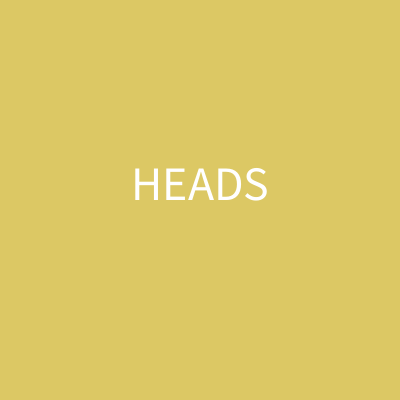
Frame 1 (no input)
Frame 60 (the mouse pressed at the canvas centre just before this capture): identical to frame 1, image omitted
Frame 120 (the mouse held since frame 60 and released just before this capture): identical to frame 1, image omitted

The Processing sketch that drew this single still picture (run headless with seeded random() and noise(); from frame 60 on, the mouse is pressed at the canvas centre):

// Processing sketch: ProbabilityHeadorTailGame_pde
// ── ProbabilityHeadorTailGame_pde.pde
float randomNumber;

void setup(){
size(400,400);
background(0);
randomNumber = random(2.0);
textSize(48);
textAlign(CENTER);
}

void draw(){

  background(220,200,100);
  String message;
  
  if(randomNumber > 1.0){
  message="HEADS";
  println(randomNumber);
  }
  else{
  message="TAILS";
  println(randomNumber);
  }
  
 text (message, width/2, height/2); 
}
